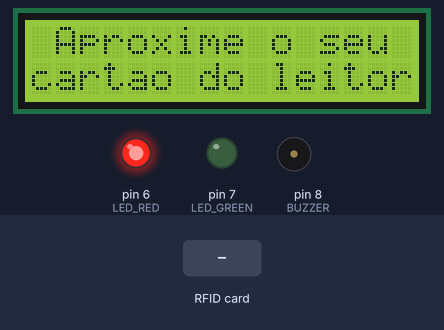
The sketch below on a simulated Arduino Uno, built with avr-gcc and run on an emulated ATmega328P. Shown: 16×2 character LCD, output pins drawn as LEDs (lit = HIGH), buzzer (waves = sounding). The inputs (shaded band) are chosen by the test bench. Pins used as bus, display or sensor lines are not drawn; what the sketch prints to the serial monitor is not drawn.

Above: at 1.7 s.
1.8 s: RFID card 1A C0 4A 2B held to the reader
At 2.0 s:
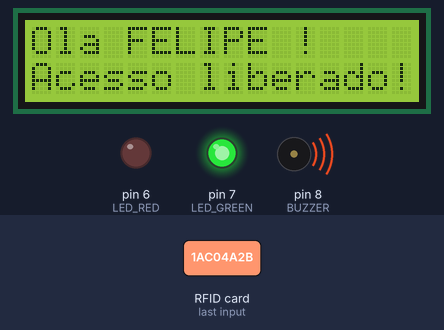
At 2.4 s:
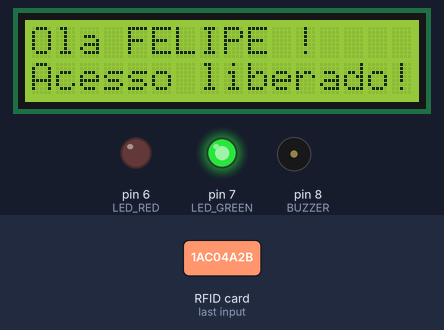
3.6 s: RFID card EC 5C 65 55 held to the reader
At 6.5 s:
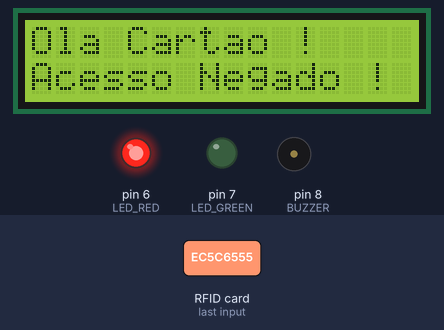
6.6 s: RFID card 5E 7A 19 C4 held to the reader
Timing chart, 0 to 14.3 s (numbered marks = the images above; inputs shaded):
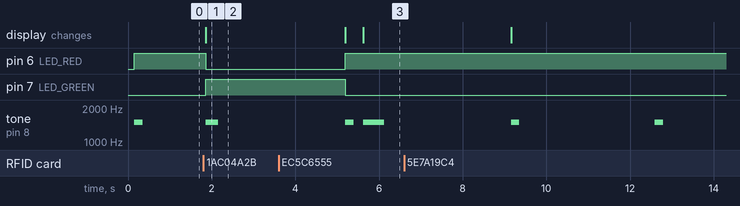

The sketch:

sketch_nov08a.ino
```cpp
#include <Wire.h>
#include <SPI.h>
#include <MFRC522.h>
#include <LiquidCrystal_I2C.h>

#define SS_PIN 10
#define RST_PIN 9


#define LED_GREEN 7
#define LED_RED 6
#define BUZZER 8

//#define pinoBlue 4
//#define pinoGreen 3
//#define pinoRed 2

//int val;

MFRC522 mfrc522(SS_PIN, RST_PIN);   // Create MFRC522 instance.

// Inicializa o display no endereco 0x27
LiquidCrystal_I2C lcd(0x27,2,1,0,4,5,6,7,3, POSITIVE);

char st[20];

void setup()
{
  pinMode(LED_GREEN, OUTPUT);
  pinMode(LED_RED, OUTPUT);
  pinMode(BUZZER, OUTPUT);

//  pinMode(pinoRed, OUTPUT);
//  pinMode(pinoBlue, OUTPUT);
//  pinMode(pinoGreen, OUTPUT);

  Serial.begin(9600);   // Inicia a serial
  SPI.begin();      // Inicia  SPI bus
  mfrc522.PCD_Init();   // Inicia MFRC522
  Serial.println("Aproxime o seu cartao do leitor...");
  Serial.println();
  //Define o número de colunas e linhas do LCD:
  lcd.begin(16, 2);
  mensageminicial();

}

void loop()
{
  Serial.flush();
//  for(val = 255; val > 0; val --){ //PARA val IGUAL A 255, ENQUANTO val MAIOR QUE 0, DECREMENTA val
//      analogWrite(pinoRed, val); //PINO RECEBE O VALOR
//      analogWrite(pinoBlue, 255-val); //PINO RECEBE O VALOR
//      analogWrite(pinoGreen, 128-val); //PINO RECEBE O VALOR
//      delay (10); //INTERVALO DE 10 MILISSEGUNDOS
//  }
//  for(val = 0; val < 255; val ++){ //PARA val IGUAL A 0, ENQUANTO val MENOR QUE 255, INCREMENTA val
//      analogWrite(pinoRed, val); //PINO RECEBE O VALOR
//      analogWrite(pinoBlue, 255-val); //PINO RECEBE O VALOR
//      analogWrite(pinoGreen, 128-val); //PINO RECEBE O VALOR
//      delay (10); //INTERVALO DE 10 MILISSEGUNDOS
//  }


  // Look for new cards
  if ( ! mfrc522.PICC_IsNewCardPresent())
  {
    return;
  }
  // Select one of the cards
  if ( ! mfrc522.PICC_ReadCardSerial())
  {
    return;
  }
  //Mostra UID na serial
  Serial.print("UID da tag :");
  String conteudo= "";
  byte letra;


  for (byte i = 0; i < mfrc522.uid.size; i++)
  {
     Serial.print(mfrc522.uid.uidByte[i] < 0x10 ? " 0" : " ");
     Serial.print(mfrc522.uid.uidByte[i], HEX);
     conteudo.concat(String(mfrc522.uid.uidByte[i] < 0x10 ? " 0" : " "));
     conteudo.concat(String(mfrc522.uid.uidByte[i], HEX));
  }
  Serial.println();
  Serial.print("Mensagem : ");
  conteudo.toUpperCase();
  if (conteudo.substring(1) == "1A C0 4A 2B") //UID 1 - Chaveiro
  {
    Serial.println("Ola FELIPE !");
    Serial.println();
    lcd.clear();
    lcd.setCursor(0,0);
    lcd.print("Ola FELIPE !");
    lcd.setCursor(0,1);
    lcd.print("Acesso liberado!");
    digitalWrite(LED_GREEN,HIGH);
    digitalWrite(LED_RED,LOW);

    tone(BUZZER,1500);
    delay(300);

    //Desligando o buzzer.
    noTone(BUZZER);


    delay(3000);
    mensageminicial();
  }
  else if (conteudo.substring(1) == "EC 5C 65 55") //UID 2 - Cartao
  {
    Serial.println("Ola Cartao !");
    Serial.println();
    lcd.clear();
    lcd.setCursor(0,0);
    lcd.print("Ola Cartao !");
    lcd.setCursor(0,1);
    lcd.print("Acesso Negado !");
    digitalWrite(LED_GREEN,LOW);
    digitalWrite(LED_RED,HIGH);
    tone(BUZZER,1500);
    delay(500);

    //Desligando o buzzer.
    noTone(BUZZER);

    delay(3000);
    mensageminicial();
  }
  else{
    delay(3000);
    Serial.flush();
    mensageminicial();
  }


}

void mensageminicial()
{
  lcd.clear();
  lcd.print(" Aproxime o seu");
  lcd.setCursor(0,1);
  lcd.print("cartao do leitor");

  digitalWrite(LED_GREEN,LOW);
  digitalWrite(LED_RED,HIGH);

  tone(BUZZER,1500);
  delay(200);

  //Desligando o buzzer.
  noTone(BUZZER);
  delay(200);
}
```

Measured:
- after the input at 1.8 s, pin 6 (LED_RED): HIGH → LOW after 0.06 s; pin 7 (LED_GREEN): LOW → HIGH after 0.06 s; tone on pin 8 (BUZZER): silent → 1500 Hz after 0.06 s, → silent 0.30 s later; the display: changes after 0.06 s (image 1)
- after the input at 3.6 s, the display: first differs from a run without the input after 2.0 s (image 3)
